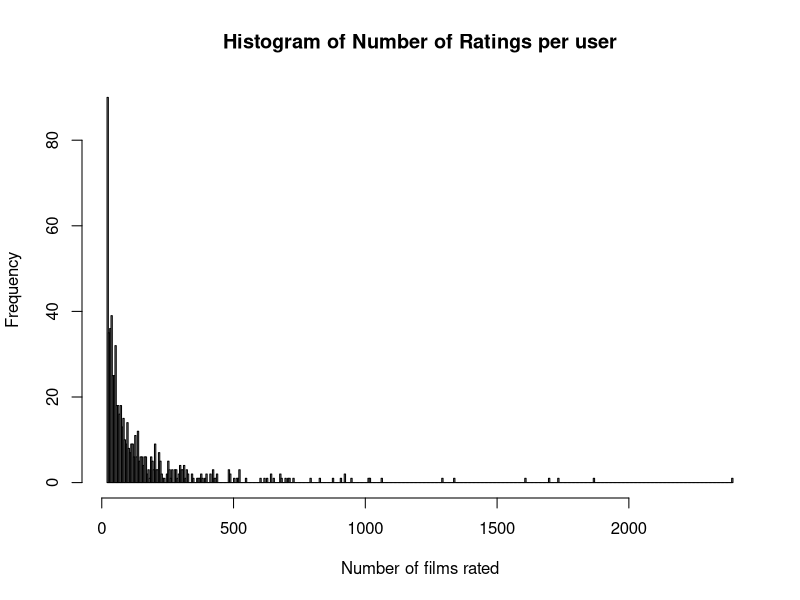
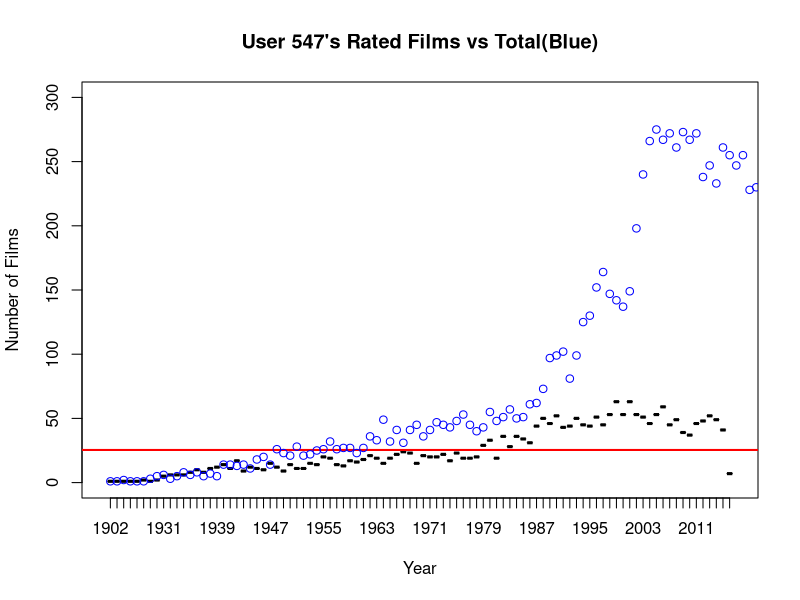

These charts were generated, in order, by the following R code:
## ---- chunk 1
knitr::opts_chunk$set(echo = TRUE)
## ---- chunk 2
movies=read.csv("movies.csv")
ratings=read.csv("ratings.csv")
## ---- chunk 3
genres = strsplit(as.character(movies$genre), "[|]")
allgenres = unlist(genres)
uniquegenres= unique(allgenres)
uniquegenres

## ---- chunk 4
#uniquegenres
#names(uniquegenres) is NULL, because uniquegenres is a Vector

#genremovies = data.frame(genre = uniquegenres)
#genremovies$genre = uniquegenres

#genremovies$movienum=lapply(uniquegenres, function(x)  length(grep(paste("\\<", x, "\\>", sep=""), ratings$genre)) );
#genremovies
#find_instances = function(x) { length(grep(paste("\\<", x, "\\>", sep="")), ratings$genre) }
#find_instances(x="Drama")

freqtable =table(allgenres)
freqtable[order(table(allgenres), decreasing=TRUE)]


## ---- chunk 5
#users= ratings$userId
#hist(users, breaks=length(users)-1)

ratingsuser=data.frame(table(ratings$userId))
#dim(ratingsuser)
colnames(ratingsuser)=c("UserId", "FilmsRated")

#To get raters in decreasing order
#Need to sort so that we get a better idea of distribution
#ratingsuser=ratingsuser[order(ratingsuser$FilmsRated, decreasing="TRUE"),]
#ratingsuser

#Keeping only the Films Rated, in Descending Order
ratedvalues=ratingsuser[order(ratingsuser$FilmsRated, decreasing="TRUE"), "FilmsRated"] 


 hist(ratedvalues, breaks=length(ratedvalues)-1, main="Histogram of Number of Ratings per user", xlab="Number of films rated", ylab="Frequency")
 
#Most prolific User Id is 547 
cat("Details of Most Prolific User \n")
ratingsuser[which(ratingsuser$FilmsRated == max(ratingsuser$FilmsRated)), ]

avgcount= mean(ratingsuser$FilmsRated)
cat(paste("Average films rated :" , avgcount))
sdcount= sd(ratingsuser$FilmsRated)
upperCount= avgcount + 3*sdcount


#plot(ratingsuser$UserId, ratingsuser$FilmsRated, pch=4)
#abline(h=avgcount, lwd=2, col="red")

## ---- chunk 6
awesomeratings=ratings[which(ratings$userId == 547),]
#awesomeratings

#We need to make a table which keeps only the year, and the corresponding frequency
yeartable =table(awesomeratings$year)
yearlyratings= data.frame(yeartable)
colnames(yearlyratings) = c("Year","UserRated")

#plot yearly ratings of User Id 547 
plot(yearlyratings, ylim=c(0,300), main="User 547's Rated Films vs Total(Blue)", xlab="Year", ylab="Number of Films")
abline(h=mean(yearlyratings$UserRated), col="red", lwd=2)

#Add points for yearly total movies in dataset
yearlymovies = data.frame(table(movies$year))
colnames(yearlymovies) = c("Year", "TotalMovies")
points(yearlymovies, col="blue")

#points(yeartable, col="green")
